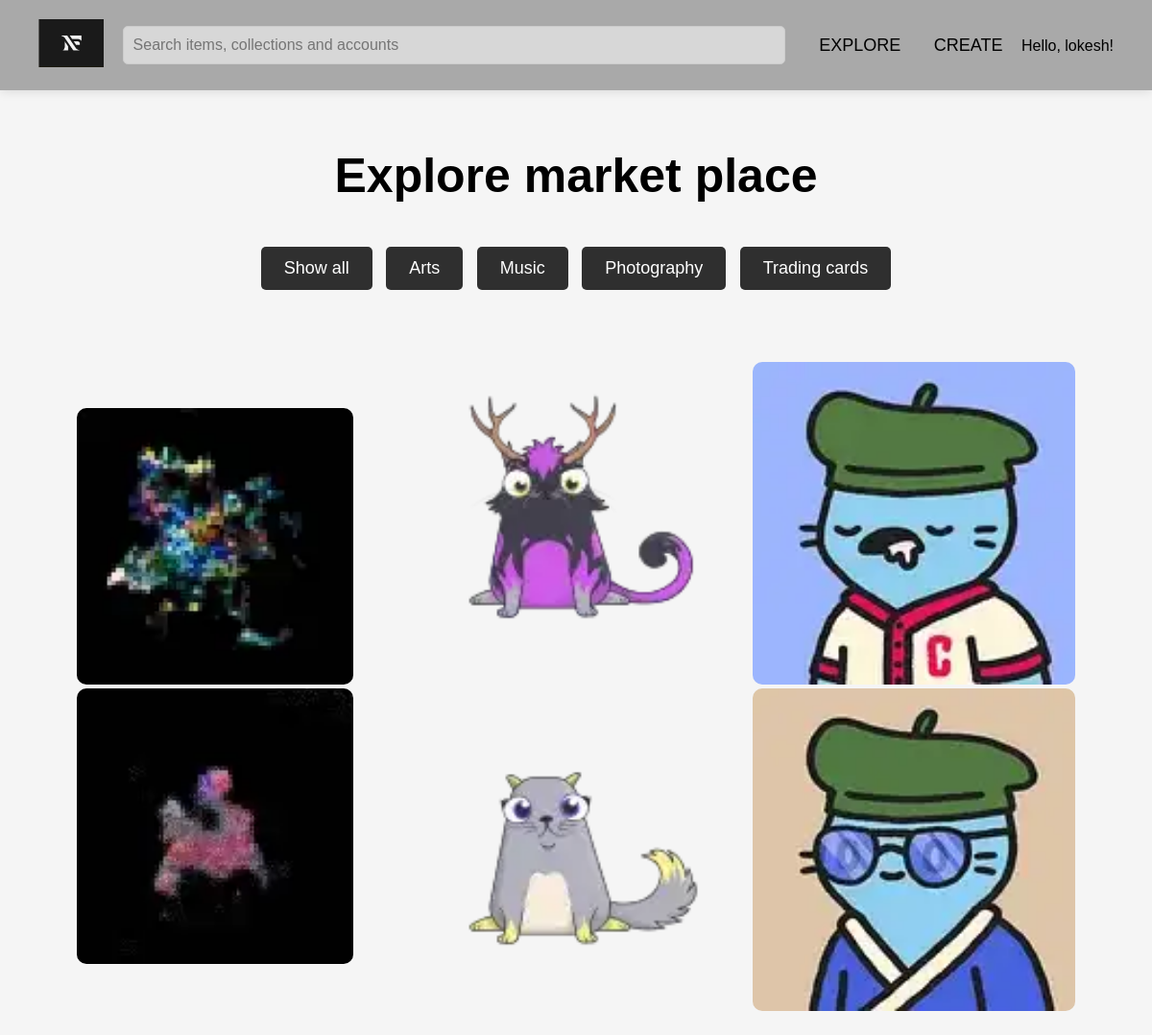
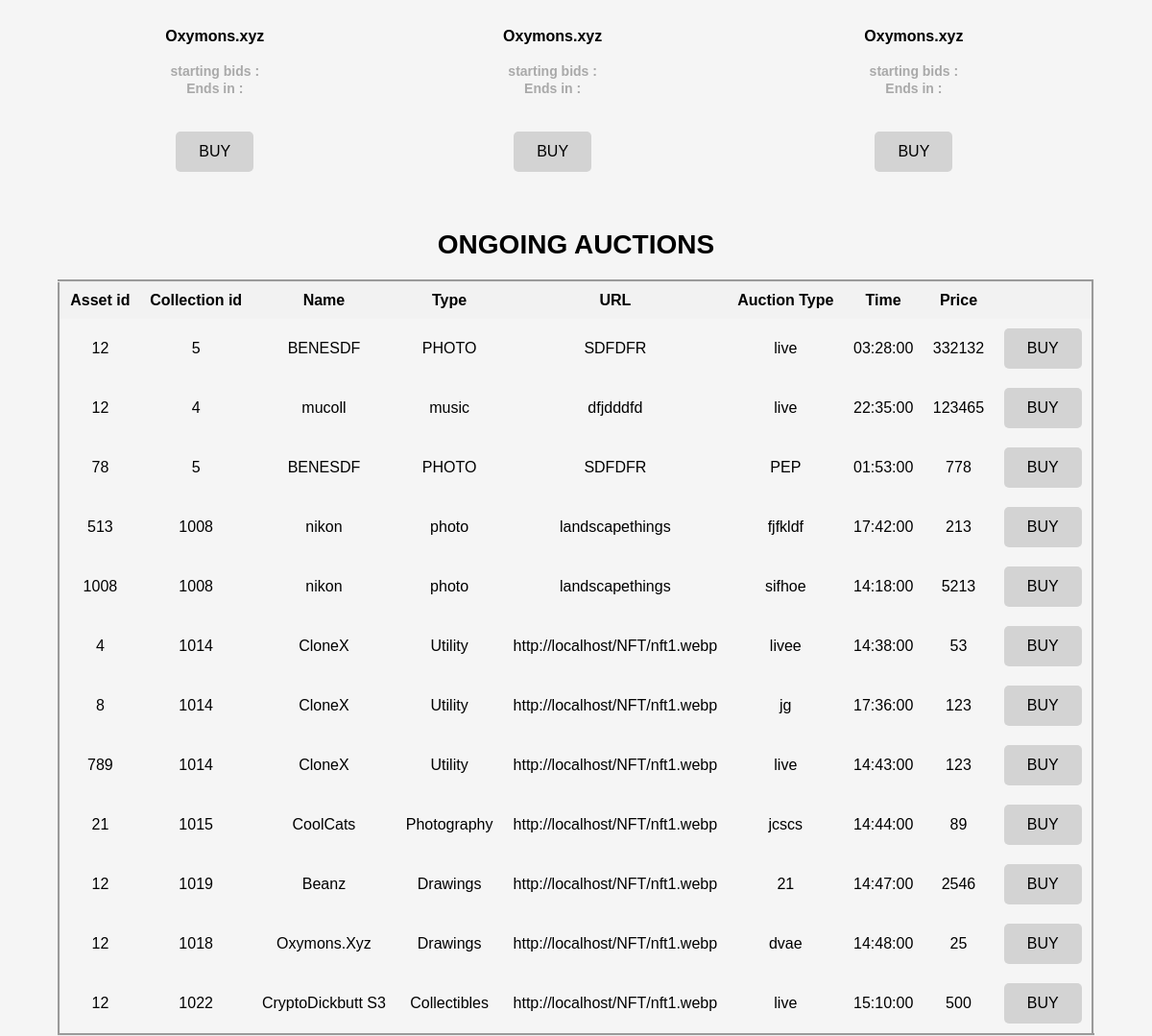
/market.php (signed in), run on the app's committed database (2 pictures, top to bottom).
### tables this page shows
CREATE TABLE `celebrities` (
  `id` int(11) NOT NULL,
  `name` varchar(50) NOT NULL,
  `username` varchar(25) NOT NULL,
  `email` varchar(50) NOT NULL,
  `phone` int(13) NOT NULL,
  `DOB` date NOT NULL,
  `password` varchar(75) NOT NULL
);

CREATE TABLE `sales` (
  `id` int(11) NOT NULL,
  `asset_id` int(11) NOT NULL,
  `collection_id` int(11) NOT NULL,
  `price` int(11) NOT NULL,
  `auction_type` varchar(50) NOT NULL,
  `time` time NOT NULL
);

CREATE TABLE `collection` (
  `id` int(11) DEFAULT NULL,
  `collection_id` int(11) NOT NULL,
  `name` varchar(50) NOT NULL,
  `url` varchar(250) NOT NULL,
  `type` varchar(50) NOT NULL
);

### market.php (the view, shortened to what this page needs)
<?php
require 'config.php';
if (!empty($_SESSION["id"])) {
    $id = $_SESSION["id"];
    $result = mysqli_query($conn, "SELECT * FROM celebrities WHERE ID = $id");
    $row = mysqli_fetch_assoc($result);
} else {
    header("Location: home1.php");
}
?>
<!DOCTYPE html>
<html lang="en">
<head>
    <link rel="stylesheet" href="https://cdnjs.cloudflare.com/ajax/libs/font-awesome/6.0.0-beta3/css/all.min.css">
</head>
<body>
    <header class="header">
        <div class="logo" onclick="window.location.href='home.php'">
            <img src="logo.png" alt="Logo">
        </div>
        <input type="text" placeholder="Search items, collections and accounts">
        <nav class="navbar">
            <a href="market.php">EXPLORE</a>
            <a href="sell.php">CREATE</a>
            <div class="dropdown">
                <span>Hello, <?php echo htmlspecialchars($row['name']); ?>!</span>
            </div>
        </nav>
    </header>
    <div class="content">
        <h1>Explore market place</h1>
        <div class="filter-container">
            <button class="btn" onclick="filterSelection('all')">Show all</button>
            <button class="btn" onclick="filterSelection('arts')">Arts</button>
            <button class="btn" onclick="filterSelection('music')">Music</button>
            <button class="btn" onclick="filterSelection('photography')">Photography</button>
            <button class="btn" onclick="filterSelection('trading cards')">Trading cards</button>
        </div>
        <table>
            <form method="post">
                <tr>
                    <td class="row music"><a href="#"><img src="nft1.webp" alt="NFT 1"><img src="nft11.webp" alt="NFT 11"></a></td>
                    <td class="row arts"><a href="#"><img src="nft2.webp" alt="NFT 2"><img src="nft22.webp" alt="NFT 22"></a></td>
                    <td class="row photography"><a href="#"><img src="nft3.webp" alt="NFT 3"><img src="nft33.webp" alt="NFT 33"></a></td>
                </tr>
                <tr>
                    <td class="row music"><a href="#">Oxymons.xyz<br><br><span style="font-size: 14px; color: darkgray;">starting bids :</span><br><span style="font-size: 14px; color: darkgray;">Ends in :</span></a><br><br><button type="submit" name="submita" value="submita">BUY</button></td>
                    <td class="row arts"><a href="#">Oxymons.xyz<br><br><span style="font-size: 14px; color: darkgray;">starting bids :</span><br><span style="font-size: 14px; color: darkgray;">Ends in :</span></a><br><br><button type="submit" name="submitb" value="submitb">BUY</button></td>
                    <td class="row photography"><a href="#">Oxymons.xyz<br><br><span style="font-size: 14px; color: darkgray;">starting bids :</span><br><span style="font-size: 14px; color: darkgray;">Ends in :</span></a><br><br><button type="submit" name="submitc" value="submitc">BUY</button></td>
                </tr>
            </form>
        </table>
        <p class="section-title">ONGOING AUCTIONS</p>
        <table class="table2">
            <form method="post">
                <tr>
                    <th>Asset id</th>
                    <th>Collection id</th>
                    <th>Name</th>
                    <th>Type</th>
                    <th>URL</th>
                    <th>Auction Type</th>
                    <th>Time</th>
                    <th>Price</th>
                    <th></th>
                </tr>
                <?php
                $duplicate = mysqli_query($conn, "SELECT asset_id, collection_id, price, auction_type, time FROM sales");
                if (mysqli_num_rows($duplicate) > 0) {
                    while ($row = mysqli_fetch_assoc($duplicate)) {
                        $cole = $row['collection_id'];
                        $coll = mysqli_query($conn, "SELECT * FROM collection WHERE collection_id ='$cole'");
                        $row1 = mysqli_fetch_assoc($coll);
                        echo "<tr>
                            <td>{$row['asset_id']}</td>
                            <td>{$row['collection_id']}</td>
                            <td>{$row1['name']}</td>
                            <td>{$row1['type']}</td>
                            <td>{$row1['url']}</td>
                            <td>{$row['auction_type']}</td>
                            <td>{$row['time']}</td>
                            <td>{$row['price']}</td>
                            <td><button type='submit' name='BUY' value='BUY'>BUY</button></td>
                        </tr>";
                    }
                }
                ?>
            </form>
        </table>
    </div>
</body>
</html>

### market.php (style rules this page uses)
body { background-color: whitesmoke; color: #000; font-family: 'Poppins', sans-serif; margin: 0; padding: 0; }
.header { display: flex; align-items: center; justify-content: space-between; position: fixed; top: 0; left: 0; right: 0; padding: 20px 40px; background: darkgray; box-shadow: 0 2px 10px rgba(0, 0, 0, 0.1); z-index: 1000; }
.header .logo img { height: 50px; width: auto; cursor: pointer; }
.header input[type="text"] { flex-grow: 1; margin: 0 20px; padding: 10px; border: 1px solid #ccc; border-radius: 5px; background-color: rgb(215, 215, 215); font-size: 16px; }
.header .navbar a { margin: 0 15px; font-size: 18px; color: black; text-decoration: none; font-weight: 500; }
.content { padding-top: 120px; text-align: center; }
.content h1 { font-size: 50px; font-family: 'Lucida Sans', 'Lucida Sans Regular', 'Lucida Grande', 'Lucida Sans Unicode', Geneva, Verdana, sans-serif; margin-bottom: 40px; }
.content p.section-title { font-size: 28px; margin: 40px 0 20px; font-weight: bold; }
.content table { width: 90%; max-width: 1200px; margin: 0 auto; border-collapse: collapse; }
.content td { text-align: center; padding: 20px; }
.content img { width: 100%; height: auto; border-radius: 10px; transition: transform 0.3s; }
.content a { color: black; text-decoration: none; font-size: 16px; font-weight: bold; display: block; margin-top: 10px; transition: color 0.3s; }
.dropdown { position: relative; display: inline-block; }
.dropdown span { font-family: 'Poppins', sans-serif; }
.filter-container { text-align: center; margin: 40px 0; }
.filter-container .btn { background-color: rgb(47, 47, 47); color: white; padding: 12px 24px; font-size: 18px; border: none; border-radius: 5px; cursor: pointer; transition: background-color 0.3s, transform 0.3s; margin: 5px; }
.table2 { border: groove; width: 100%; margin: 30px auto; border-collapse: collapse; }
.table2 td, .table2 th { padding: 10px; text-align: center; }
.table2 th { background-color: #f2f2f2; }
button { background-color: lightgray; border: none; padding: 12px 24px; font-size: 16px; cursor: pointer; border-radius: 5px; }

### data on the page
celebrities: name "lokesh"
sales: asset "12", collection "5", collection.name "BENESDF", collection.type "PHOTO", collection.url "SDFDFR", auction_type "live", time "03:28:00", price "332132"
sales: asset "12", collection "4", collection.name "mucoll", collection.type "music", collection.url "dfjdddfd", auction_type "live", time "22:35:00", price "123465"
sales: asset "78", collection "5", collection.name "BENESDF", collection.type "PHOTO", collection.url "SDFDFR", auction_type "PEP", time "01:53:00", price "778"
sales: asset "513", collection "1008", collection.name "nikon", collection.type "photo", collection.url "landscapethings", auction_type "fjfkldf", time "17:42:00", price "213"
sales: asset "1008", collection "1008", collection.name "nikon", collection.type "photo", collection.url "landscapethings", auction_type "sifhoe", time "14:18:00", price "5213"
sales: asset "4", collection "1014", collection.name "CloneX", collection.type "Utility", collection.url "http://localhost/NFT/nft1.webp", auction_type "livee", time "14:38:00", price "53"
sales: asset "8", collection "1014", collection.name "CloneX", collection.type "Utility", collection.url "http://localhost/NFT/nft1.webp", auction_type "jg", time "17:36:00", price "123"
sales: asset "789", collection "1014", collection.name "CloneX", collection.type "Utility", collection.url "http://localhost/NFT/nft1.webp", auction_type "live", time "14:43:00", price "123"
sales: asset "21", collection "1015", collection.name "CoolCats", collection.type "Photography", collection.url "http://localhost/NFT/nft1.webp", auction_type "jcscs", time "14:44:00", price "89"
sales: asset "12", collection "1019", collection.name "Beanz", collection.type "Drawings", collection.url "http://localhost/NFT/nft1.webp", auction_type "21", time "14:47:00", price "2546"
sales: asset "12", collection "1018", collection.name "Oxymons.Xyz", collection.type "Drawings", collection.url "http://localhost/NFT/nft1.webp", auction_type "dvae", time "14:48:00", price "25"
sales: asset "12", collection "1022", collection.name "CryptoDickbutt S3", collection.type "Collectibles", collection.url "http://localhost/NFT/nft1.webp", auction_type "live", time "15:10:00", price "500"
